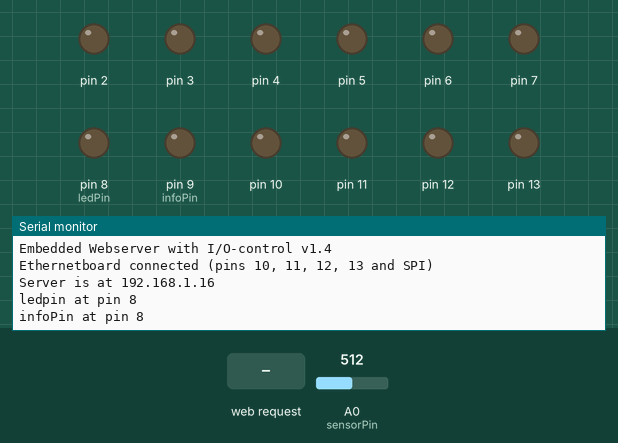
A sketch run on a simulated Arduino Uno, built with avr-gcc and run on an emulated ATmega328P. Parts: output pins drawn as LEDs (lit = HIGH), the last lines printed to the serial monitor. The inputs (shaded band) are chosen by the test bench; at power-on: A0 (sensorPin) = 512. WiFi joins after 1.5 s; servers stay silent unless stated.

Above: at 1.3 s.
1.4 s: HTTP request GET /uit received
At 2.6 s:
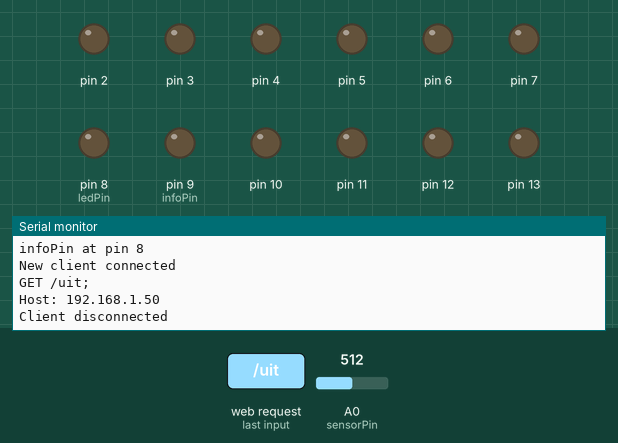
2.9 s: HTTP request GET /off received
At 3.7 s:
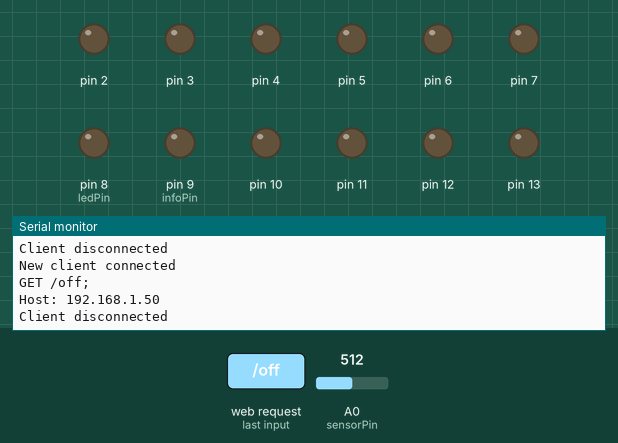
4.4 s: HTTP request GET /false received
At 4.9 s:
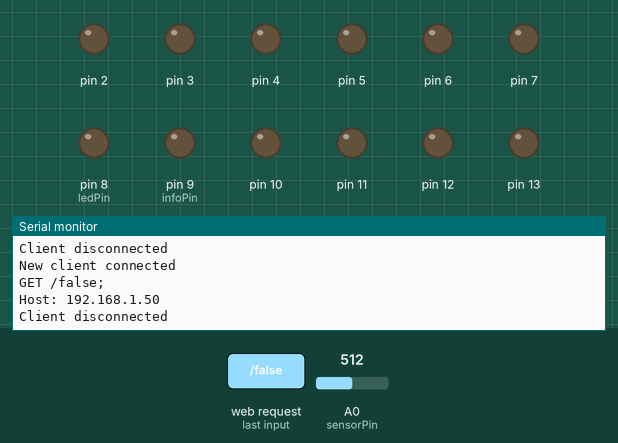

Measured:
- after the input at 1.4 s, the serial monitor: prints a new line at once (image 1)
- after the input at 2.9 s, the serial monitor: prints a new line at once (image 2)
- after the input at 4.4 s, the serial monitor: prints a new line at once (image 3)

The sketch:

webserver.ino
```cpp
/*
 Web Server
 A simple web server that shows the value of the analog input pins.
 using an Arduino Wiznet Ethernet shield.

 Circuit:
 * Ethernet shield attached to pins 10, 11, 12, 13 (use Ethernet2.h for Ethernet2 shield)
 * Analog inputs attached to pins A0 through A5 (optional)

 created 18 Dec 2009 by David A. Mellis modified 9 Apr 2012, by Tom Igoe

 v1.1 modified nov. 2015, by S. Oosterhaven (support GET-variables to set/unset digital pins)
 v1.2 modified dec. 2016, by S. Oosterhaven (minor bugs fixed)
 v1.3 modified 6 dec. 2016, by S. Oosterhaven (stability problems, due to less memory, fixed)
 v1.4 modified 16 dec. 2016, by S. Oosterhaven (stability problems, due to less memory, fixed)
 */

// Onderstaande regels worden gebruikt om relatief veel tekst te verwerken. Aangezien de Arduino maar weinig intern geheugen heeft (1 KB)
// worden deze teksen opgeslagen en verwerkt vanuit het programmageheugen. Je wordt niet geacht dit te begrijpen (maar dat mag wel).
//----------
const char cs0[] PROGMEM = "<STRONG>Opdracht 17 van het vak embedded systems 1</STRONG>";
const char cs1[] PROGMEM = "Dit voorbeeld is gebaseerd op het script in Voorbeelden->Ethernet->Webserver";
const char cs2[] PROGMEM = "De website is dynamische gemaakt door sensorwaarden van kanaal 0 toe te voegen.";
const char cs3[] PROGMEM = "<B>Breid het programma uit</B> met de mogelijkheid om variabelen mee te geven.";
const char cs4[] PROGMEM = "Dit kan o.a. door GET-variabelen, via de URL (192.168.1.3/?p8=1).";
const char cs5[] PROGMEM = "Gebruik de functie <STRONG style='color:Black'>parseHeader(httpHeader, arg, val))</STRONG>";
const char* const string_table[] PROGMEM = {cs0, cs1, cs2, cs3, cs4, cs5};
char buffer[100];
//----------

//Defines
#define maxLength     100  // header length, don't make it to long; Arduino doesn't have much memory
#define sensorPin     0   // sensor on channel A0
#define ledPin        8
#define infoPin       9

//Includes
#include <SPI.h>
#include <Ethernet.h>

// Enter a MAC address and IP address for your controller below. The IP address will be dependent on your local network:
//byte mac[] = { 0x40, 0x6C, 0x8F, 0x36, 0x84, 0x8A };
byte mac[] = { 0xDE, 0xAD, 0xBE, 0xEF, 0xFE, 0xED };   // Ethernet adapter shield S. Oosterhaven
IPAddress ip(192, 168, 1, 16);

// Initialize the Ethernet server library (port 80 is default for HTTP):
EthernetServer server(80);

String httpHeader;           // = String(maxLength);
int arg = 0, val = 0;        // to store get/post variables from the URL (argument and value, http:\\192.168.1.3\website?p8=1)

void setup() {

   //Init I/O-pins
   DDRD = 0xFC;              // p7..p2: output
   DDRB = 0x3F;              // p14,p15: input, p13..p8: output
   pinMode(ledPin, OUTPUT);
   pinMode(infoPin, OUTPUT);

   //Default states
   digitalWrite(ledPin, LOW);
   digitalWrite(infoPin, LOW);

   // Open serial communications and wait for port to open:
   Serial.begin(9600);

   // Start the Ethernet connection and the server:
   // Try to get an IP address from the DHCP server
   // if DHCP fails, use static address
   //if (Ethernet.begin(mac) == 0) {
     Serial.println("No DHCP");
     Ethernet.begin(mac, ip);
   //}

   //Start the ethernet server and give some debug info
   server.begin();
   Serial.println("Embedded Webserver with I/O-control v1.4");
   Serial.println("Ethernetboard connected (pins 10, 11, 12, 13 and SPI)");
   Serial.print("Server is at "); Serial.println(Ethernet.localIP());
   Serial.print("ledpin at pin "); Serial.println(ledPin);
   Serial.print("infoPin at pin "); Serial.println(ledPin);
}


void loop() {
  // listen for incoming clients
  EthernetClient client = server.available();

  //Webpage part
  if (client) {
    Serial.println("New client connected");
    // an http request ends with a blank line
    boolean currentLineIsBlank = true;

    while (client.connected()) {
      if (client.available()) {
        //read characters from client in the HTTP header
        char c = client.read();
        //store characters to string
        if (httpHeader.length() < maxLength) httpHeader += c;  // don't need to store the whole Header
        //Serial.write(c);                                     // for debug only

        // at end of the line (new line) and the line is blank, the http request has ended, so you can send a reply
        if (c == '\n' && currentLineIsBlank) {
          // client HTTP-request received
          httpHeader.replace(" HTTP/1.1", ";");                // clean Header, and put a ; behind (last) arguments
          httpHeader.trim();                                   // remove extra chars like space
          Serial.println(httpHeader);                          // first part of header, for debug only

          // send a standard http response header
          client.println("HTTP/1.1 200 OK");
          client.println("Content-Type: text/html");
          client.println("Connection: close");          // the connection will be closed after completion of the response
          //client.println("Refresh: 3");               // refresh the page automatically every 3 sec
          client.println();
          client.println("<!DOCTYPE HTML>");
          client.println("<HTML>");
          client.println("<HEAD><TITLE>Embedded I/O-Webserver</TITLE></HEAD>");
          client.println("<STYLE> body{width:800px;font-family:verdana;background-color:LightBlue;} ");
          client.println("</STYLE>");
          client.println("<BODY>");
          client.println("<H4 style='color:DarkBlue'>Embedded I/O-Webserver</H4>");

       // show intro-text, it is OK to remove the following 7 lines
       client.println("<P style='font-size:80%; color:Gray'>");
       for (int i = 0; i <= 5; i++)
       {
           strcpy_P(buffer, (char*)pgm_read_word(&(string_table[i])));   // Necessary casts and dereferencing, just copy
           client.println(buffer); client.println("<br>");
       }
       client.println("</P>");

          // output the value of analog input pin A0
          int sensorValue = analogRead(sensorPin);

          if(sensorValue >= 600)
          {
          client.println("<P style='color:red'><b>");
          client.print("Analog sensor, channel "); client.print(sensorPin); client.print(": ");
          client.print(sensorValue);
          client.println("</b></P>");
          }
          else
          {
            client.println("<P style='color:DarkBlue'>");
            client.print("Analog sensor, channel "); client.print(sensorPin); client.print(": ");
            client.print(sensorValue);
            client.println("</P>");
          }

          //grab commands from the url
          client.println("<P>");
          if (parseHeader(httpHeader, arg, val)) {   // search for argument and value, eg. p8=1
              //Serial.print(arg); Serial.print(" "); Serial.println(val);  // for debug only
              digitalWrite(arg, val);                // Recall: pins 10..13 used for the Ethernet shield
              client.print("Pin ");client.print(arg); client.print(" = "); client.println(val);
          }
          else client.println("No IO-pins to control");
          client.println("</P>");

          // end of website
          client.println("</BODY>");
          client.println("</HTML>");
          break;
        }

        if (c == '\n') {
          // you're starting a new line
          currentLineIsBlank = true;
        }
        else if (c != '\r') {
          // you've gotten a character on the current line
          currentLineIsBlank = false;
        }
      }
    }
    // give the web browser time to receive the data
    delay(1);
    // close the connection:
    client.stop();
    httpHeader = "";
    Serial.println("Client disconnected");
  }
}

// GET-vars after "?"   192.168.1.3/?p8=1
// parse header. Argument starts with p (only p2 .. p9)
// input:  header = HTTPheader from client
// output: a = argument (p8)
// output: v = value (1)
bool parseHeader(String header, int &a, int &v)
{
  //Get the parts by substring and index of.
  String arg = header.substring(header.indexOf("?") + 1, header.indexOf("="));
  String val = header.substring(header.indexOf("=") + 1, header.indexOf(";"));

  //Check if key valid, indexOf returns -1 if not matches were found.
  if(arg.indexOf('p') != -1)
  {
    //Replace p, giving us the pin value
    //toInt returns null if it's a NaN.
    arg.replace("p", "");
    int pin = arg.toInt();

    //Check if the pin is between the correct range.
    if(pin > 2 && pin < 10)
    {
      a = pin;
    }
    else
    {
      return false;
    }
  }
  else
  {
    return false;
  }

  //Check if the values equals some value indicating a state.
  if(val == "0" || val == "uit" || val == "off" || val == "false")
  {
    v = false;
  }
  else if(val == "1" || val == "aan" || val == "on" || val == "true")
  {
    v = true;
  }
  else
  {
    return false;
  }

  return true;

}
```
